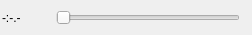
<?xml version="1.0" encoding="UTF-8"?>
<ui version="4.0">
 <class>SeekControls</class>
 <widget class="QWidget" name="SeekControls">
  <property name="geometry">
   <rect>
    <x>0</x>
    <y>0</y>
    <width>252</width>
    <height>35</height>
   </rect>
  </property>
  <property name="sizePolicy">
   <sizepolicy hsizetype="MinimumExpanding" vsizetype="Minimum">
    <horstretch>0</horstretch>
    <verstretch>0</verstretch>
   </sizepolicy>
  </property>
  <property name="windowTitle">
   <string>Seeking</string>
  </property>
  <layout class="QHBoxLayout" name="horizontalLayout">
   <property name="spacing">
    <number>-1</number>
   </property>
   <property name="margin">
    <number>2</number>
   </property>
   <item>
    <widget class="QLabel" name="timeDisplay">
     <property name="sizePolicy">
      <sizepolicy hsizetype="Minimum" vsizetype="Minimum">
       <horstretch>0</horstretch>
       <verstretch>0</verstretch>
      </sizepolicy>
     </property>
     <property name="minimumSize">
      <size>
       <width>48</width>
       <height>0</height>
      </size>
     </property>
     <property name="text">
      <string notr="true">-:-.-</string>
     </property>
    </widget>
   </item>
   <item>
    <widget class="QSlider" name="timePosition">
     <property name="sizePolicy">
      <sizepolicy hsizetype="MinimumExpanding" vsizetype="Minimum">
       <horstretch>0</horstretch>
       <verstretch>0</verstretch>
      </sizepolicy>
     </property>
     <property name="tracking">
      <bool>false</bool>
     </property>
     <property name="orientation">
      <enum>Qt::Horizontal</enum>
     </property>
    </widget>
   </item>
   <item>
    <spacer name="horizontalSpacer">
     <property name="orientation">
      <enum>Qt::Horizontal</enum>
     </property>
     <property name="sizeType">
      <enum>QSizePolicy::Fixed</enum>
     </property>
     <property name="sizeHint" stdset="0">
      <size>
       <width>10</width>
       <height>20</height>
      </size>
     </property>
    </spacer>
   </item>
  </layout>
 </widget>
 <resources/>
 <connections/>
</ui>
